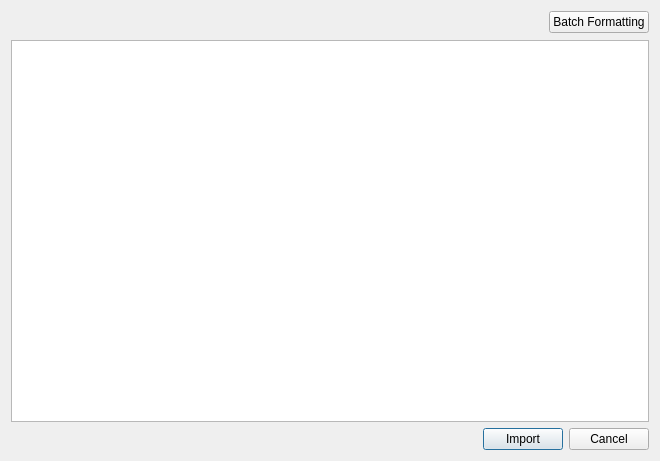
<?xml version="1.0" encoding="UTF-8"?>
<ui version="4.0">
 <class>ImportFileDialog</class>
 <widget class="QDialog" name="ImportFileDialog">
  <property name="geometry">
   <rect>
    <x>0</x>
    <y>0</y>
    <width>660</width>
    <height>461</height>
   </rect>
  </property>
  <property name="windowTitle">
   <string>Import</string>
  </property>
  <layout class="QVBoxLayout" name="verticalLayout">
   <item>
    <widget class="QStackedWidget" name="batchStackedWidget">
     <property name="sizePolicy">
      <sizepolicy hsizetype="Preferred" vsizetype="Fixed">
       <horstretch>0</horstretch>
       <verstretch>0</verstretch>
      </sizepolicy>
     </property>
     <property name="currentIndex">
      <number>0</number>
     </property>
     <widget class="QWidget" name="page">
      <layout class="QHBoxLayout" name="horizontalLayout_3">
       <property name="spacing">
        <number>0</number>
       </property>
       <property name="leftMargin">
        <number>0</number>
       </property>
       <property name="topMargin">
        <number>0</number>
       </property>
       <property name="rightMargin">
        <number>0</number>
       </property>
       <property name="bottomMargin">
        <number>0</number>
       </property>
       <item>
        <spacer name="horizontalSpacer_3">
         <property name="orientation">
          <enum>Qt::Horizontal</enum>
         </property>
         <property name="sizeHint" stdset="0">
          <size>
           <width>464</width>
           <height>20</height>
          </size>
         </property>
        </spacer>
       </item>
       <item>
        <widget class="QPushButton" name="batchFormattingButton">
         <property name="text">
          <string>Batch Formatting</string>
         </property>
        </widget>
       </item>
      </layout>
     </widget>
     <widget class="QWidget" name="page_2">
      <layout class="QHBoxLayout" name="horizontalLayout">
       <property name="spacing">
        <number>6</number>
       </property>
       <property name="leftMargin">
        <number>0</number>
       </property>
       <property name="topMargin">
        <number>0</number>
       </property>
       <property name="rightMargin">
        <number>0</number>
       </property>
       <property name="bottomMargin">
        <number>0</number>
       </property>
       <item>
        <widget class="QLabel" name="label">
         <property name="text">
          <string>Input Format:</string>
         </property>
        </widget>
       </item>
       <item>
        <widget class="MyComboBox" name="inputFormatComboBox"/>
       </item>
       <item>
        <widget class="QLabel" name="label_2">
         <property name="text">
          <string>RTCM Time:</string>
         </property>
        </widget>
       </item>
       <item>
        <widget class="MyDateTimeEdit" name="rtcmTimeEdit">
         <property name="calendarPopup">
          <bool>true</bool>
         </property>
        </widget>
       </item>
       <item>
        <spacer name="horizontalSpacer">
         <property name="orientation">
          <enum>Qt::Horizontal</enum>
         </property>
         <property name="sizeHint" stdset="0">
          <size>
           <width>42</width>
           <height>20</height>
          </size>
         </property>
        </spacer>
       </item>
       <item>
        <widget class="QPushButton" name="batchApplyButton">
         <property name="cursor">
          <cursorShape>PointingHandCursor</cursorShape>
         </property>
         <property name="text">
          <string>Batch Apply</string>
         </property>
        </widget>
       </item>
       <item>
        <widget class="QPushButton" name="cancelBatchFormattingButton">
         <property name="text">
          <string>Cancel</string>
         </property>
        </widget>
       </item>
      </layout>
     </widget>
    </widget>
   </item>
   <item>
    <widget class="QTableWidget" name="tableWidget">
     <property name="editTriggers">
      <set>QAbstractItemView::NoEditTriggers</set>
     </property>
     <property name="alternatingRowColors">
      <bool>true</bool>
     </property>
     <property name="selectionMode">
      <enum>QAbstractItemView::SingleSelection</enum>
     </property>
     <property name="selectionBehavior">
      <enum>QAbstractItemView::SelectRows</enum>
     </property>
     <attribute name="verticalHeaderVisible">
      <bool>false</bool>
     </attribute>
    </widget>
   </item>
   <item>
    <layout class="QHBoxLayout" name="horizontalLayout_2">
     <item>
      <spacer name="horizontalSpacer_2">
       <property name="orientation">
        <enum>Qt::Horizontal</enum>
       </property>
       <property name="sizeHint" stdset="0">
        <size>
         <width>40</width>
         <height>20</height>
        </size>
       </property>
      </spacer>
     </item>
     <item>
      <widget class="QPushButton" name="importButton">
       <property name="cursor">
        <cursorShape>PointingHandCursor</cursorShape>
       </property>
       <property name="text">
        <string>Import</string>
       </property>
       <property name="default">
        <bool>true</bool>
       </property>
      </widget>
     </item>
     <item>
      <widget class="QPushButton" name="cancelButton">
       <property name="cursor">
        <cursorShape>PointingHandCursor</cursorShape>
       </property>
       <property name="text">
        <string>Cancel</string>
       </property>
      </widget>
     </item>
    </layout>
   </item>
  </layout>
 </widget>
 <customwidgets>
  <customwidget>
   <class>MyComboBox</class>
   <extends>QComboBox</extends>
   <header location="global">Components/MyComboBox.h</header>
  </customwidget>
  <customwidget>
   <class>MyDateTimeEdit</class>
   <extends>QDateTimeEdit</extends>
   <header location="global">Components/MyDateTimeEdit.h</header>
  </customwidget>
 </customwidgets>
 <resources/>
 <connections/>
</ui>
